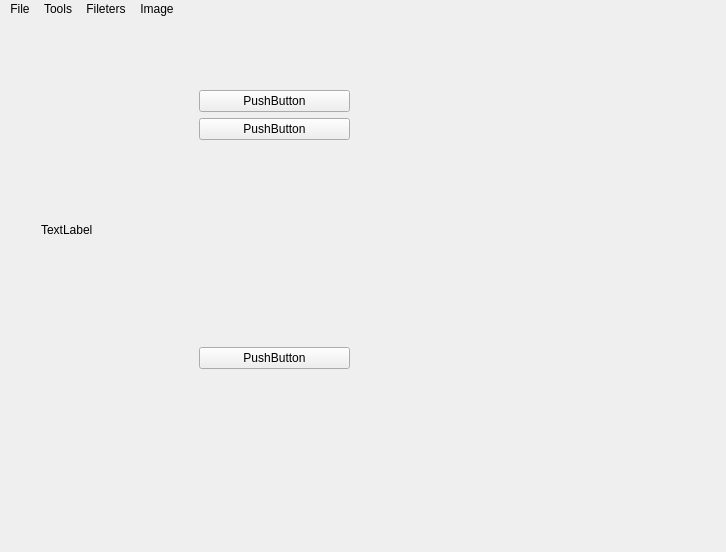
<?xml version="1.0" encoding="UTF-8"?>
<ui version="4.0">
 <class>MainWindow</class>
 <widget class="QMainWindow" name="MainWindow">
  <property name="windowModality">
   <enum>Qt::NonModal</enum>
  </property>
  <property name="geometry">
   <rect>
    <x>0</x>
    <y>0</y>
    <width>726</width>
    <height>552</height>
   </rect>
  </property>
  <property name="sizePolicy">
   <sizepolicy hsizetype="Ignored" vsizetype="Ignored">
    <horstretch>0</horstretch>
    <verstretch>0</verstretch>
   </sizepolicy>
  </property>
  <property name="windowTitle">
   <string>ARR Media Player</string>
  </property>
  <property name="windowIcon">
   <iconset resource="resources.qrc">
    <normaloff>:/images/arrplayer.png</normaloff>:/images/arrplayer.png</iconset>
  </property>
  <property name="styleSheet">
   <string notr="true">border-color: rgb(170, 0, 127);</string>
  </property>
  <widget class="QWidget" name="centralWidget">
   <widget class="QWidget" name="">
    <property name="geometry">
     <rect>
      <x>30</x>
      <y>60</y>
      <width>331</width>
      <height>301</height>
     </rect>
    </property>
    <layout class="QGridLayout" name="gridLayout">
     <item row="0" column="0" rowspan="4">
      <widget class="QLabel" name="label">
       <property name="text">
        <string>TextLabel</string>
       </property>
      </widget>
     </item>
     <item row="3" column="1">
      <widget class="QPushButton" name="pushButton_3">
       <property name="text">
        <string>PushButton</string>
       </property>
      </widget>
     </item>
     <item row="0" column="1">
      <widget class="QPushButton" name="pushButton">
       <property name="text">
        <string>PushButton</string>
       </property>
      </widget>
     </item>
     <item row="1" column="1">
      <widget class="QPushButton" name="pushButton_2">
       <property name="text">
        <string>PushButton</string>
       </property>
      </widget>
     </item>
     <item row="2" column="1">
      <spacer name="verticalSpacer">
       <property name="orientation">
        <enum>Qt::Vertical</enum>
       </property>
       <property name="sizeHint" stdset="0">
        <size>
         <width>20</width>
         <height>40</height>
        </size>
       </property>
      </spacer>
     </item>
    </layout>
   </widget>
  </widget>
  <widget class="QMenuBar" name="menuBar">
   <property name="geometry">
    <rect>
     <x>0</x>
     <y>0</y>
     <width>726</width>
     <height>21</height>
    </rect>
   </property>
   <widget class="QMenu" name="menuFile">
    <property name="title">
     <string>File</string>
    </property>
    <addaction name="actionOpenImage"/>
    <addaction name="actionOpenVideo"/>
    <addaction name="separator"/>
    <addaction name="actionExit"/>
   </widget>
   <widget class="QMenu" name="menuTools">
    <property name="title">
     <string>Tools</string>
    </property>
    <addaction name="actionFlip_Horizontally"/>
    <addaction name="actionReset"/>
    <addaction name="actionFlip_Vertically"/>
    <addaction name="actionImageManipulationWidget"/>
   </widget>
   <widget class="QMenu" name="menuFilters">
    <property name="title">
     <string>Fileters</string>
    </property>
    <addaction name="actionMy_Blur"/>
   </widget>
   <widget class="QMenu" name="menuImage">
    <property name="title">
     <string>Image</string>
    </property>
    <addaction name="separator"/>
    <addaction name="actionCreate_New_Image"/>
    <addaction name="actionCreate_ChessBoard"/>
    <addaction name="actionResizeImage"/>
    <addaction name="actionInvert_Colour"/>
    <addaction name="actionSplit_RGB"/>
    <addaction name="actionConvertToGrayscale"/>
    <addaction name="actionBlendImage"/>
   </widget>
   <addaction name="menuFile"/>
   <addaction name="menuTools"/>
   <addaction name="menuFilters"/>
   <addaction name="menuImage"/>
  </widget>
  <action name="actionOpenImage">
   <property name="icon">
    <iconset resource="resources.qrc">
     <normaloff>:/images/openimage.png</normaloff>:/images/openimage.png</iconset>
   </property>
   <property name="text">
    <string>OpenImage</string>
   </property>
   <property name="shortcut">
    <string>Ctrl+O</string>
   </property>
  </action>
  <action name="actionOpenVideo">
   <property name="icon">
    <iconset resource="resources.qrc">
     <normaloff>:/images/openvideo.png</normaloff>:/images/openvideo.png</iconset>
   </property>
   <property name="text">
    <string>OpenVideo</string>
   </property>
  </action>
  <action name="actionExit">
   <property name="icon">
    <iconset resource="resources.qrc">
     <normaloff>:/images/exit.png</normaloff>:/images/exit.png</iconset>
   </property>
   <property name="text">
    <string>Exit</string>
   </property>
   <property name="shortcut">
    <string>Ctrl+Q</string>
   </property>
  </action>
  <action name="actionFlip_Horizontally">
   <property name="checkable">
    <bool>true</bool>
   </property>
   <property name="text">
    <string>Flip Horizontally</string>
   </property>
  </action>
  <action name="actionReset">
   <property name="text">
    <string>Reset</string>
   </property>
  </action>
  <action name="actionFlip_Vertically">
   <property name="checkable">
    <bool>true</bool>
   </property>
   <property name="text">
    <string>Flip Vertically</string>
   </property>
  </action>
  <action name="actionImageManipulationWidget">
   <property name="text">
    <string>ImageManipulationWidget</string>
   </property>
  </action>
  <action name="actionMy_Blur">
   <property name="checkable">
    <bool>true</bool>
   </property>
   <property name="text">
    <string>My Blur</string>
   </property>
  </action>
  <action name="actionCreate_New_Image">
   <property name="text">
    <string>Create New Image</string>
   </property>
  </action>
  <action name="actionCreate_ChessBoard">
   <property name="text">
    <string>CreateChessBoardImage</string>
   </property>
  </action>
  <action name="actionResizeImage">
   <property name="text">
    <string>ResizeImage</string>
   </property>
  </action>
  <action name="actionInvert_Colour">
   <property name="text">
    <string>Invert Colour</string>
   </property>
  </action>
  <action name="actionConvertToGrayscale">
   <property name="text">
    <string>ConvertToGrayscale</string>
   </property>
  </action>
  <action name="actionSplit_RGB">
   <property name="text">
    <string>Split RGB</string>
   </property>
  </action>
  <action name="actionBlendImage">
   <property name="text">
    <string>BlendImage</string>
   </property>
  </action>
 </widget>
 <layoutdefault spacing="6" margin="11"/>
 <resources>
  <include location="resources.qrc"/>
 </resources>
 <connections/>
</ui>
